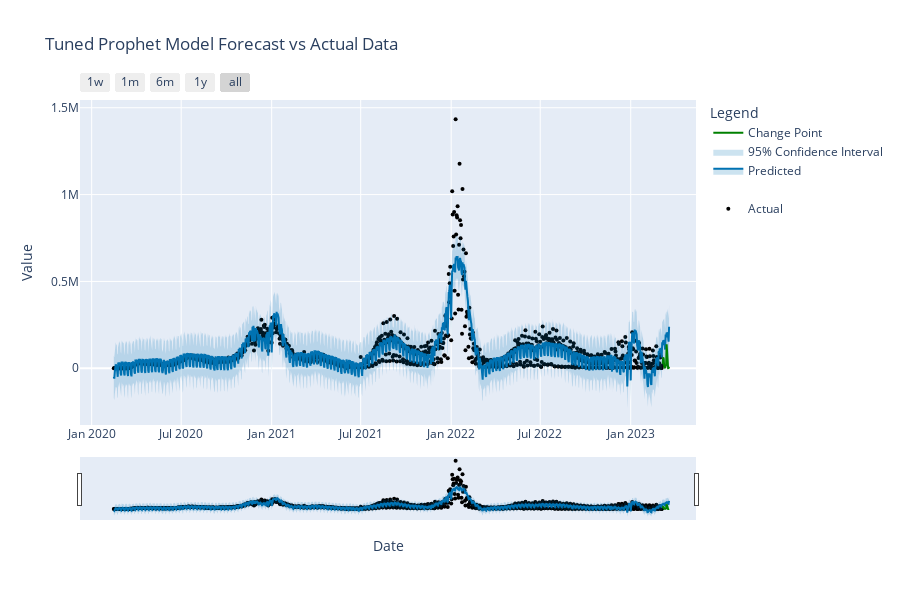

Notebook code cell kept with this figure:
### Markdown cell above
#### <a id='toc4_2_1_3_'></a>[Model Evaluation](#toc0_)

### Code cell
prophet_model_eval_pipeline(model2, forecast_df=forecast_df, title=title)

### Figure 1 — Plotly figure (JSON) as saved in the notebook; plotly's stock layout.template omitted (floating-point values rounded to 4 significant figures; data arrays with more than 128 entries replaced by an {"elided": "..."} marker saying what was removed)
{"data": [{"marker": {"color": "black", "size": 4}, "mode": "markers", "name": "Actual", "type": "scatter", "x": {"elided": "1116 str values"}, "y": {"elided": "1116 int values"}}, {"hoverinfo": "skip", "line": {"width": 0}, "mode": "lines", "name": "", "type": "scatter", "x": {"elided": "1130 str values"}, "y": {"elided": "1130 float values"}}, {"fill": "tonexty", "fillcolor": "rgba(0, 114, 178, 0.2)", "line": {"color": "#0072B2", "width": 2}, "mode": "lines", "name": "Predicted", "type": "scatter", "x": {"elided": "1130 str values"}, "y": {"elided": "1130 float values"}}, {"fill": "tonexty", "fillcolor": "rgba(0, 114, 178, 0.2)", "hoverinfo": "skip", "line": {"width": 0}, "mode": "lines", "name": "95% Confidence Interval", "type": "scatter", "x": {"elided": "1130 str values"}, "y": {"elided": "1130 float values"}}, {"line": {"color": "green"}, "mode": "lines", "name": "Change Point", "type": "scatter", "x": {"elided": "1130 str values"}, "y": {"elided": "1130 int values"}}], "layout": {"height": 600, "legend": {"title": {"text": "Legend"}}, "showlegend": true, "title": {"text": "Tuned Prophet Model Forecast vs Actual Data"}, "width": 900, "xaxis": {"rangeselector": {"buttons": [{"count": 7, "label": "1w", "step": "day", "stepmode": "backward"}, {"count": 1, "label": "1m", "step": "month", "stepmode": "backward"}, {"count": 6, "label": "6m", "step": "month", "stepmode": "backward"}, {"count": 1, "label": "1y", "step": "year", "stepmode": "backward"}, {"step": "all"}]}, "rangeslider": {"visible": true}, "title": {"text": "Date"}, "type": "date"}, "yaxis": {"title": {"text": "Value"}}}}
